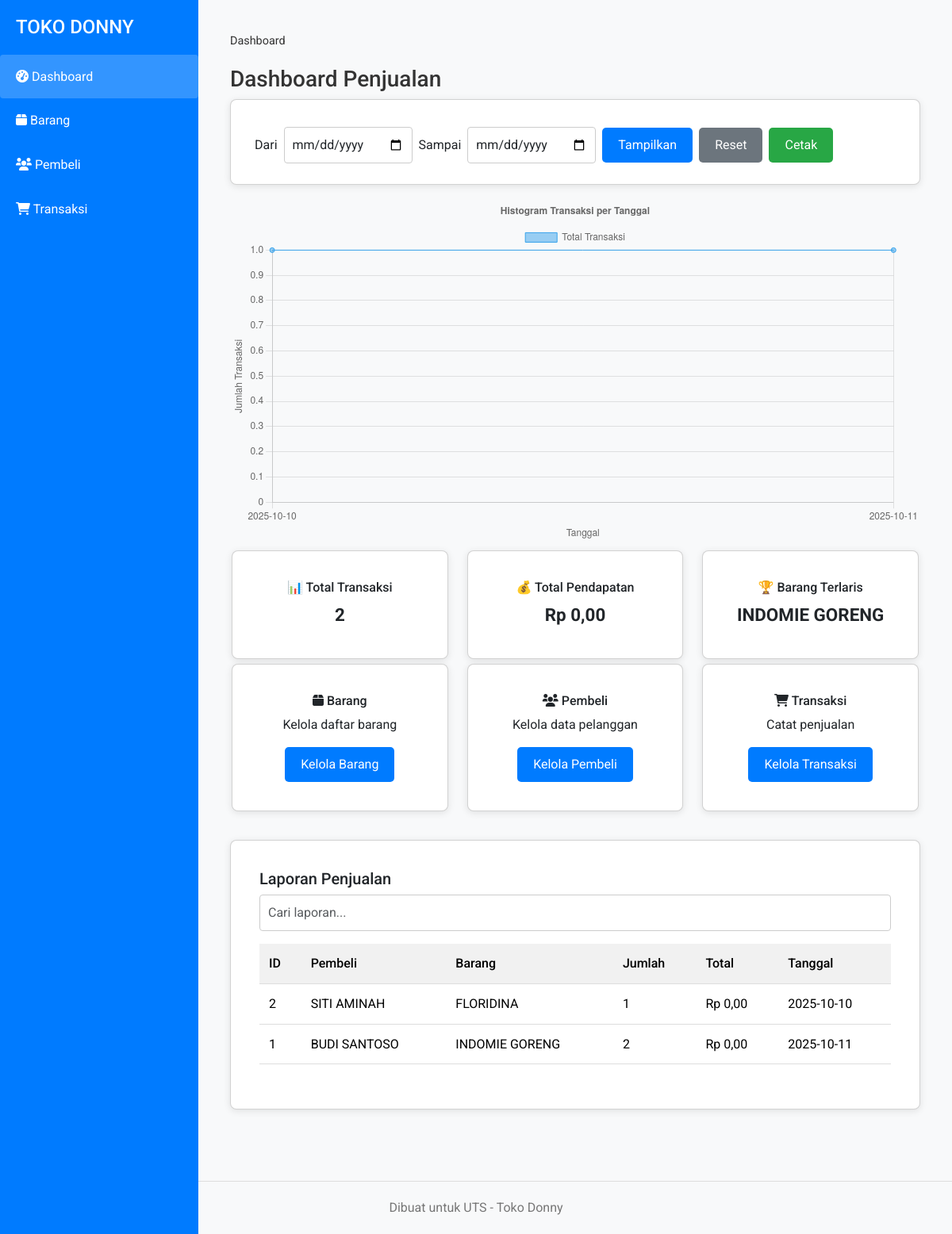
Page /dashboard.php on the committed database.
### tables this page shows
CREATE TABLE IF NOT EXISTS transaksi (
  id_transaksi INT AUTO_INCREMENT PRIMARY KEY,
  id_pembeli INT NOT NULL,
  id_barang INT NOT NULL,
  jumlah INT NOT NULL CHECK (jumlah > 0),
  total_harga DECIMAL(10,2) DEFAULT 0.00,
  tanggal DATE DEFAULT (CURRENT_DATE),
  FOREIGN KEY (id_pembeli) REFERENCES pembeli(id_pembeli),
  FOREIGN KEY (id_barang) REFERENCES barang(id_barang)
);

CREATE TABLE IF NOT EXISTS pembeli (
  id_pembeli INT AUTO_INCREMENT PRIMARY KEY,
  nama_pembeli VARCHAR(100) NOT NULL,
  alamat TEXT
);

CREATE TABLE IF NOT EXISTS barang (
  id_barang INT AUTO_INCREMENT PRIMARY KEY,
  nama_barang VARCHAR(100) NOT NULL,
  harga DECIMAL(10,2) NOT NULL,
  stok INT NOT NULL CHECK (stok >= 0)
);

### dashboard.php (the view, shortened to what this page needs)
<?php
include 'config/koneksi.php';
$page='dashboard';
$where=''; $label='';
$dash = mysqli_fetch_assoc(mysqli_query($koneksi, "SELECT COUNT(id_transaksi) AS total_transaksi, COALESCE(SUM(total_harga),0) AS total_pendapatan, (SELECT b.nama_barang FROM transaksi t2 JOIN barang b ON t2.id_barang=b.id_barang WHERE YEAR(t2.tanggal) = YEAR(CURDATE()) GROUP BY b.id_barang ORDER BY SUM(t2.jumlah) DESC LIMIT 1) AS barang_terlaris FROM transaksi WHERE YEAR(tanggal) = YEAR(CURDATE())"));
$lap = mysqli_query($koneksi, "SELECT t.id_transaksi, p.nama_pembeli, b.nama_barang, t.jumlah, t.total_harga, t.tanggal FROM transaksi t JOIN pembeli p ON t.id_pembeli=p.id_pembeli JOIN barang b ON t.id_barang=b.id_barang $where ORDER BY t.id_transaksi DESC");
$chart_where = $where ?: "WHERE YEAR(t.tanggal) = YEAR(CURDATE())";
$chart = mysqli_query($koneksi, "SELECT DATE(t.tanggal) as tanggal, COUNT(*) as jumlah_transaksi FROM transaksi t $chart_where GROUP BY DATE(t.tanggal) ORDER BY tanggal");
$chart_labels = []; $chart_data = [];
while($r = mysqli_fetch_assoc($chart)){ $chart_labels[] = $r['tanggal']; $chart_data[] = $r['jumlah_transaksi']; }
?>
<!doctype html>
<html lang='en'>
<head>
<link href='https://cdn.jsdelivr.net/npm/bootstrap@5.3.2/dist/css/bootstrap.min.css' rel='stylesheet'>
<link rel="stylesheet" href="https://cdnjs.cloudflare.com/ajax/libs/font-awesome/6.0.0/css/all.min.css">
<link rel='stylesheet' href='assets/css/style.css'>
</head>
<body>
<?php include 'navbar.php'; ?>
<div class='main-content'>
<div class='container'>
  <div class='breadcrumb'>Dashboard</div>
  <h3>Dashboard Penjualan</h3>
  <div class='card mb-3'>
    <div class='card-body'>
      <form method='get' class='row g-2 align-items-center'>
        <div class='col-auto'><label class='col-form-label'>Dari</label></div>
        <div class='col-auto'><input type='date' name='tgl_mulai' class='form-control' value='<?= $_GET['tgl_mulai'] ?? '' ?>'></div>
        <div class='col-auto'><label class='col-form-label'>Sampai</label></div>
        <div class='col-auto'><input type='date' name='tgl_selesai' class='form-control' value='<?= $_GET['tgl_selesai'] ?? '' ?>'></div>
        <div class='col-auto'><button type='button' id='filter-btn' class='btn btn-primary'>Tampilkan</button></div>
        <div class='col-auto'><button type='button' id='reset-btn' class='btn btn-secondary'>Reset</button></div>
        <div class='col-auto'><button type='button' class='btn btn-success' onclick='printReport()'>Cetak</button></div>
      </form>
    </div>
  </div>
  <div style='overflow-x: auto; width: 100%;'>
    <canvas id='chart' style='height: 400px; margin-bottom: 20px;'></canvas>
  </div>
  <div class='row'>
    <div class='col-4'>
      <div class='card card-summary mb-3'><div class='card-body'><h6>📊 Total Transaksi</h6><div class='value'><?= $dash['total_transaksi'] ?></div></div></div>
    </div>
    <div class='col-4'>
      <div class='card card-summary mb-3'><div class='card-body'><h6>💰 Total Pendapatan</h6><div class='value'>Rp <?= number_format($dash['total_pendapatan'],2,',','.') ?></div></div></div>
    </div>
    <div class='col-4'>
      <div class='card card-summary mb-3'><div class='card-body'><h6>🏆 Barang Terlaris</h6><div class='value'><?= $dash['barang_terlaris'] ?? '-' ?></div></div></div>
    </div>
  </div>
  <div class='row mb-3'>
    <div class='col-4'>
      <div class='card text-center'>
        <div class='card-body'>
          <h6><i class="fas fa-box"></i> Barang</h6>
          <p>Kelola daftar barang</p>
          <a href='barang.php' class='btn btn-primary'>Kelola Barang</a>
        </div>
      </div>
    </div>
    <div class='col-4'>
      <div class='card text-center'>
        <div class='card-body'>
          <h6><i class="fas fa-users"></i> Pembeli</h6>
          <p>Kelola data pelanggan</p>
          <a href='pembeli.php' class='btn btn-primary'>Kelola Pembeli</a>
        </div>
      </div>
    </div>
    <div class='col-4'>
      <div class='card text-center'>
        <div class='card-body'>
          <h6><i class="fas fa-shopping-cart"></i> Transaksi</h6>
          <p>Catat penjualan</p>
          <a href='transaksi.php' class='btn btn-primary'>Kelola Transaksi</a>
        </div>
      </div>
    </div>
  </div>
  <div class='card'>
    <div class='card-body'>
      <h5 class='card-title'>Laporan Penjualan <?= $label ?></h5>
      <div class='mb-3'><input type='text' id='search-laporan' placeholder='Cari laporan...' class='form-control'></div>
      <div class='table-wrap'>
      <table class='table'>
        <thead><tr><th>ID</th><th>Pembeli</th><th>Barang</th><th>Jumlah</th><th>Total</th><th>Tanggal</th></tr></thead>
        <tbody>
        <?php while($r = mysqli_fetch_assoc($lap)){ ?>
          <tr>
            <td><?= $r['id_transaksi'] ?></td>
            <td><?= $r['nama_pembeli'] ?></td>
            <td><?= $r['nama_barang'] ?></td>
            <td><?= $r['jumlah'] ?></td>
            <td>Rp <?= number_format($r['total_harga'],2,',','.') ?></td>
            <td><?= $r['tanggal'] ?></td>
          </tr>
        <?php } ?>
        </tbody>
      </table>
      </div>
    </div>
  </div>
</div>
</div>
<footer class='footer'>Dibuat untuk UTS - Toko Donny</footer>
<script>
const ctx = document.getElementById('chart').getContext('2d');
const chart = new Chart(ctx, {
  type: 'line',
  data: {
    labels: <?php echo json_encode($chart_labels); ?>,
    datasets: [{
      label: 'Total Transaksi',
      data: <?php echo json_encode($chart_data); ?>,
      backgroundColor: 'rgba(54, 162, 235, 0.5)',
      borderColor: 'rgba(54, 162, 235, 1)',
      borderWidth: 1
    }]
  },
  options: {
    responsive: true,
    scales: {
      y: { beginAtZero: true, title: { display: true, text: 'Jumlah Transaksi' } },
      x: { title: { display: true, text: 'Tanggal' } }
    },
    plugins: {
      title: { display: true, text: 'Histogram Transaksi per Tanggal' },
      zoom: {
        zoom: {
          wheel: { enabled: false },
          pinch: { enabled: true },
          mode: 'xy'
        },
        pan: {
          enabled: true,
          mode: 'xy'
        }
      }
    }
  }
});
 </script>
<script>
document.getElementById('filter-btn').addEventListener('click', function() {
  const start = document.querySelector('input[name=tgl_mulai]').value;
  const end = document.querySelector('input[name=tgl_selesai]').value;
  if(!start || !end) return alert('Pilih tanggal mulai dan selesai');
  fetch('dashboard.php?ajax=1&tgl_mulai='+start+'&tgl_selesai='+end)
  .then(response => response.json())
  .then(data => {
    chart.data.labels = data.labels;
    chart.data.datasets[0].data = data.data;
    chart.update();
    document.querySelectorAll('.card-summary .value')[0].innerHTML = data.total_transaksi;
    document.querySelectorAll('.card-summary .value')[1].innerHTML = 'Rp ' + new Intl.NumberFormat('id-ID').format(data.total_pendapatan);
    document.querySelectorAll('.card-summary .value')[2].innerHTML = data.barang_terlaris;
    document.querySelector('h5.card-title').innerHTML = 'Laporan Penjualan ' + data.label;
    document.querySelector('.table tbody').innerHTML = data.table_rows;
  })
  .catch(error => console.error('Error:', error));
});
document.getElementById('reset-btn').addEventListener('click', function() {
  document.querySelector('input[name=tgl_mulai]').value = '';
  document.querySelector('input[name=tgl_selesai]').value = '';
  fetch('dashboard.php?ajax=1')
  .then(response => response.json())
  .then(data => {
    chart.data.labels = data.labels;
    chart.data.datasets[0].data = data.data;
    chart.update();
    document.querySelectorAll('.card-summary .value')[0].innerHTML = data.total_transaksi;
    document.querySelectorAll('.card-summary .value')[1].innerHTML = 'Rp ' + new Intl.NumberFormat('id-ID').format(data.total_pendapatan);
    document.querySelectorAll('.card-summary .value')[2].innerHTML = data.barang_terlaris;
    document.querySelector('h5.card-title').innerHTML = 'Laporan Penjualan ' + data.label;
    document.querySelector('.table tbody').innerHTML = data.table_rows;
  })
  .catch(error => console.error('Error:', error));
});
</script>
</body>
</html>

### navbar.php (shortened to what this page needs)
<div class="sidebar" id="sidebar">
  <div class="sidebar-header">
    <h4>TOKO DONNY</h4>
  </div>
  <ul class="sidebar-menu" id="sidebar-menu">
    <li><a href="dashboard.php" class="nav-link <?php echo $page=='dashboard'?'active':'';?>"><i class="fas fa-tachometer-alt"></i> Dashboard</a></li>
    <li><a href="barang.php" class="nav-link <?php echo $page=='barang'?'active':'';?>"><i class="fas fa-box"></i> Barang</a></li>
    <li><a href="pembeli.php" class="nav-link <?php echo $page=='pembeli'?'active':'';?>"><i class="fas fa-users"></i> Pembeli</a></li>
    <li><a href="transaksi.php" class="nav-link <?php echo $page=='transaksi'?'active':'';?>"><i class="fas fa-shopping-cart"></i> Transaksi</a></li>
  </ul>
</div>

### assets/css/style.css (style rules this page uses)
* { margin: 0; padding: 0; box-sizing: border-box; }
body { font-family: 'Roboto', sans-serif; background-color: #f8f9fa; color: #333; line-height: 1.6; padding-top: 0; }
.container { max-width: 1200px; margin: 0 auto; padding: 20px; }
.card { background: white; border-radius: 8px; box-shadow: 0 2px 10px rgba(0,0,0,0.1); padding: 20px; margin-bottom: 20px; }
.btn { padding: 10px 20px; border: none; border-radius: 5px; cursor: pointer; transition: background 0.3s, transform 0.2s; font-size: 1rem; }
.btn-primary { background: #007bff; color: white; }
.btn-success { background: #28a745; color: white; }
.btn-secondary { background: #6c757d; color: white; }
.table { width: 100%; border-collapse: collapse; margin-bottom: 20px; }
.table th, .table td { padding: 12px; text-align: left; border-bottom: 1px solid #ddd; }
.table th { background: #f1f1f1; font-weight: 500; }
.form-control { width: 100%; padding: 10px; border: 1px solid #ccc; border-radius: 4px; font-size: 1rem; }
.row { display: flex; flex-wrap: wrap; margin: -10px; }
.row .col-4 { flex: 0 0 33.333%; }
.nav-link { color: white; text-decoration: none; padding: 10px; transition: background 0.3s; }
.nav-link:hover, .nav-link.active { background: rgba(255,255,255,0.2); border-radius: 4px; }
.sidebar { position: fixed; left: 0; top: 0; height: 100%; width: 250px; background: #007bff; color: white; padding: 20px 0; z-index: 1000; }
.sidebar-header { display: flex; justify-content: space-between; align-items: center; padding: 0 20px; margin-bottom: 20px; }
.sidebar-header h4 { margin: 0; font-size: 1.5rem; }
.sidebar-menu { list-style: none; padding: 0; margin: 0; }
.sidebar-menu li { margin: 0; }
.sidebar-menu .nav-link { display: block; padding: 15px 20px; color: white; text-decoration: none; transition: background 0.3s; }
.sidebar-menu .nav-link:hover, .sidebar-menu .nav-link.active { background: rgba(255,255,255,0.2); }
.main-content { margin-left: 250px; padding: 20px; }
.breadcrumb { margin-bottom: 20px; font-size: 0.9rem; }
.footer { margin-top: 30px; text-align: center; color: #777; padding: 20px; background: #f8f9fa; border-top: 1px solid #ddd; }
.table-wrap { overflow-x: auto; }
.card-summary { text-align: center; }
.card-summary .value { font-size: 1.4rem; font-weight: 700; }

### rows in the picture
transaksi: id_transaksi "2", id_pembeli.nama_pembeli "SITI AMINAH", id_barang.nama_barang "FLORIDINA", jumlah "1", total_harga "0,00", tanggal "2025-10-10"
transaksi: id_transaksi "1", id_pembeli.nama_pembeli "BUDI SANTOSO", id_barang.nama_barang "INDOMIE GORENG", jumlah "2", total_harga "0,00", tanggal "2025-10-11"

### other values in the picture
$dash['total_transaksi'] "2"
$dash['total_pendapatan'] "0,00"
$dash['barang_terlaris'] "INDOMIE GORENG"
chart data {{ json_encode($chart_labels) }} ["2025-10-10","2025-10-11"]
chart data {{ json_encode($chart_data) }} ["1","1"]
